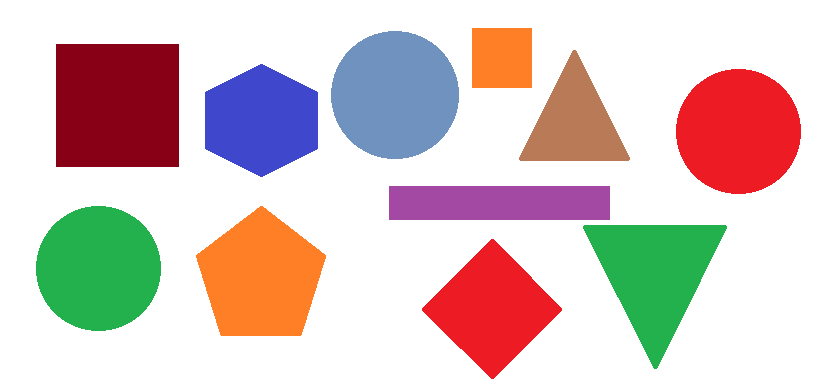
#> input picture resources/shapes.png, 833 x 392 px
$ python exrcise01.py
#> lines starting #> are read from the running program, lines starting #| are printed output that depends on the picture; after the words box and inside, x2 and y2 are one past the last pixel; in counts of white or black regions, pixels touching at a corner belong together
from operator import length_hint

import cv2

#Ejercicio de deteccion de figuras geometricas

#obtener funcionn formas de la figura

def get_shapes(input_image_canny, input_image_contour):
    #obtenemos los contornos
    contours, hierarchy = cv2.findContours(input_image_canny, cv2.RETR_EXTERNAL, cv2.CHAIN_APPROX_NONE)
    #hierarchy nos define si la figura es normal o está dentro de otra figura
    #RETR EXTERNAL define recupera los contornos exteriores solamente, si hay una figura dentro, no la recupera

    #contador para contar figuras del mismo tipo:
    triangle_count = 0
    square_count = 0
    rectangle_count = 0
    pentagon_count = 0
    hexagon_count = 0
    circle_count = 0

    #recorremos cada contorno de la iamgen con un bucle:
    for contour in contours:
        #dibujamos todos los contornos encontrados:
        #parametros de drawcontorns (imagen, contorno, ID o -1 para dibujar todos, color, grosor)
        #cv2.drawContours(input_image_contour, contour, -1, (255, 0, 0), 2)

        #obtenemos el area
        area = cv2.contourArea(contour)
        print("Area: " + str(area))

        #se obtiene la longitud del contorno
        perimeter = cv2.arcLength(contour, True) # el segundo parametro es por si el contorno es abierto o cerrado, si es cerrado es true
        print("Perimeter: " + str(perimeter))

        #se aproxima la curva poligonal, con error de 1% (contorno, error en base al perimetro, )
        poly = cv2.approxPolyDP(contour, 0.01 * perimeter, True)

        # si pasamos el parametro directamente, la funcion dibuja los puntos de la curva
        cv2.drawContours(input_image_contour, poly, -1, (255, 0, 0), 2)

        #si pasamos el poly entre corchetes se interpreta como una lista y se dibuja el poligono
        cv2.drawContours(input_image_contour, [poly], -1, (255, 0, 0), 2)

        #se obtiene la longitud del contorno (x y es posicion, w ancho, h alto):
        x, y, w, h = cv2.boundingRect(poly)

        #dibujamos el rectangulo
        cv2.rectangle(input_image_contour, (x, y), (x + w, y + h), (0, 255, 0), 2, cv2.FILLED)

        #calculamos el centro del rectangulo:
        center = (x + w // 2, y + h // 2)
        #dibujamos un punto en el centro del rectangulo
        cv2.circle(input_image_contour, center, 1, (0, 255, 0), 2, cv2.FILLED)
        print("position "+str(center))

        #cuantos vertices tiene la figura:
        corner_count = len(poly)
        print("corner_count: " + str(corner_count))

        #ponemos el nombre de la figura
        if corner_count == 3:
            obj_type = "triangle"
            triangle_count += 1
        elif corner_count == 4:
            #puede ser cuadrado o rectangulo, miramos relacion entre altura y ancho
            aspect_ratio = w / h
            if (aspect_ratio) > 0.95 and (aspect_ratio < 1.05):
                obj_type = "square"
                square_count += 1
            else:
                obj_type = "rectangle"
                rectangle_count += 1
        elif corner_count == 5:
            obj_type = "pentagon"
            pentagon_count += 1
        elif corner_count == 6:
            obj_type = "hexagon"
            hexagon_count += 1
        else:
            obj_type = "circle"
            circle_count += 1
        #anotamos la imagen con el tipo de figura:
        cv2.putText(input_image_contour, obj_type, center, cv2.FONT_HERSHEY_SIMPLEX, 0.5, (0, 255, 0), 2)

        #imprimimos los datos encontrados
        print(obj_type + " with area " + str(area) + " at "+ str(center))

    #imprimimos el numero de figura de cada tipo:
    print("triangle_count: " + str(triangle_count))
    print("square_count: " + str(square_count))
    print("rectangle_count: " + str(rectangle_count))
    print("pentagon_count: " + str(pentagon_count))
    print("hexagon_count: " + str(hexagon_count))
    print("circle_count: " + str(circle_count))

#cargamos la imagen

image = cv2.imread('resources/shapes.png')
#> image is the input picture: shape (392, 833, 3); mean B, G, R 196.8, 199.6, 217.8


image_contour = image.copy()

image_gray = cv2.cvtColor(image, cv2.COLOR_BGR2GRAY)
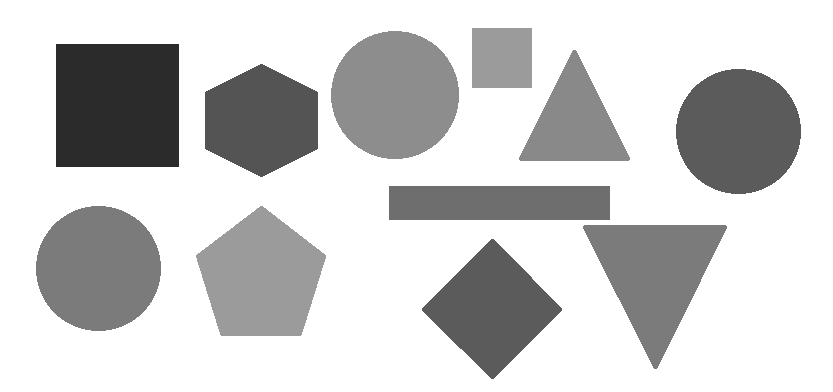
#> image_gray: shape (392, 833); min 43, max 255, mean 204.7

image_blur = cv2.GaussianBlur(image_gray, (3, 3), 0)

image_canny = cv2.Canny(image_blur, 50, 100)
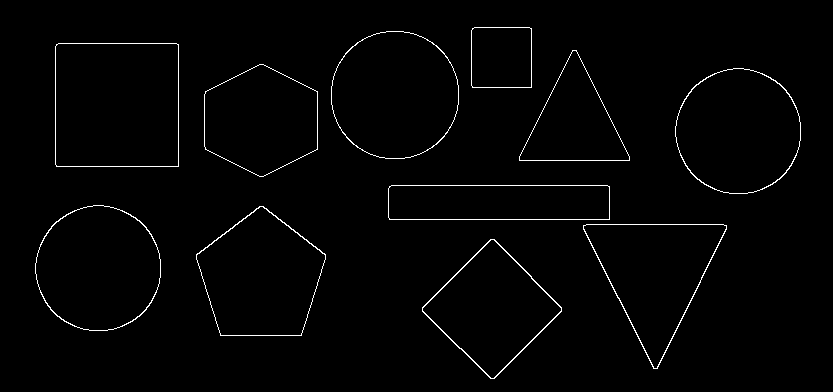
#> image_canny: shape (392, 833); 1.5% white in thin lines or dots, all inside (x1, y1, x2, y2) = (35, 27, 801, 379)

get_shapes(image_canny, image_contour)
#> in get_shapes, `contours, hierarchy = cv2.findContours(input_image_canny, cv2.RETR_EXT..`: contours = 11 contours; largest, box (x1, y1, x2, y2) and area: (55, 43, 179, 167) 15122, (331, 31, 459, 159) 12850, (35, 205, 161, 331) 12285, (675, 68, 801, 194) 12285, (196, 206, 326, 336) 11755
#> the loop in get_shapes, `for contour in contours:` made 11 passes
#> (area, perimeter, poly, x, y, w, h, center) on pass 5: (7507, 507.7, [[388, 188], [389, 219], [609, 219], [607, 185]], 388, 185, 222, 35, (499, 202))
#> (area, perimeter, poly, x, y, w, h, center) on passes 1, 9, 11: (10215.5, 398.4, [[490, 239], [422, 311], [494, 378], [561, 307]], 422, 239, 140, 140, (492, 309)), (15122, 489.7, [[56, 44], [56, 166], [178, 166], [178, 44]], 56, 44, 123, 123, (117, 105)), (3593, 237.7, [[472, 28], [472, 87], [531, 87], [531, 28]], 472, 28, 60, 60, (502, 58))
#> (printed output is left out)
#> after the loop in get_shapes, `for contour in contours:`:
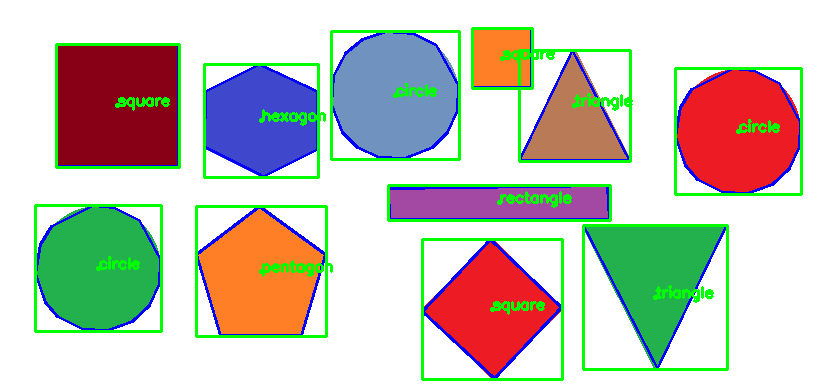
#> input_image_contour: shape (392, 833, 3); mean B, G, R 187.5, 199.7, 199.7
#> after the loop in get_shapes, `for contour in contours:`: circle_count = 3; hexagon_count = 1; square_count = 3; triangle_count = 2
#| triangle_count: 2
#| square_count: 3
#| rectangle_count: 1
#| pentagon_count: 1
#| hexagon_count: 1
#| circle_count: 3

#guardaremos la imagen resultante en  la carpeta resources:
cv2.imwrite('resources/result.png', image_contour)

#vemos el resultado
cv2.imshow('image', image_contour)
cv2.waitKey(0)
